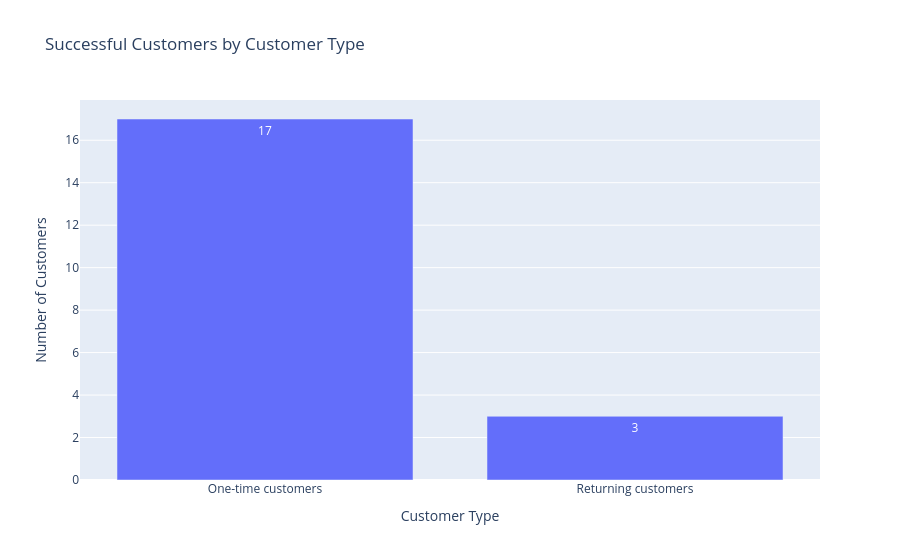

Notebook cell for this chart:
### Code cell
fig = px.bar(
    customer_retention,
    x="customer_type",
    y="customer_count",
    text="customer_count",
    title="Successful Customers by Customer Type"
)

fig.update_layout(
    xaxis_title="Customer Type",
    yaxis_title="Number of Customers"
)

fig.show()

### Figure 1 — Plotly figure (JSON) as saved in the notebook; plotly's stock layout.template omitted (floating-point values rounded to 4 significant figures)
{"data": [{"hovertemplate": "customer_type=%{x}<br>customer_count=%{text}<extra></extra>", "legendgroup": "", "marker": {"color": "#636efa", "pattern": {"shape": ""}}, "name": "", "orientation": "v", "showlegend": false, "text": [17.0, 3.0], "textposition": "auto", "type": "bar", "x": ["One-time customers", "Returning customers"], "xaxis": "x", "y": [17, 3], "yaxis": "y"}], "layout": {"barmode": "relative", "legend": {"tracegroupgap": 0}, "title": {"text": "Successful Customers by Customer Type"}, "xaxis": {"anchor": "y", "domain": [0, 1], "title": {"text": "Customer Type"}}, "yaxis": {"anchor": "x", "domain": [0, 1], "title": {"text": "Number of Customers"}}}}
